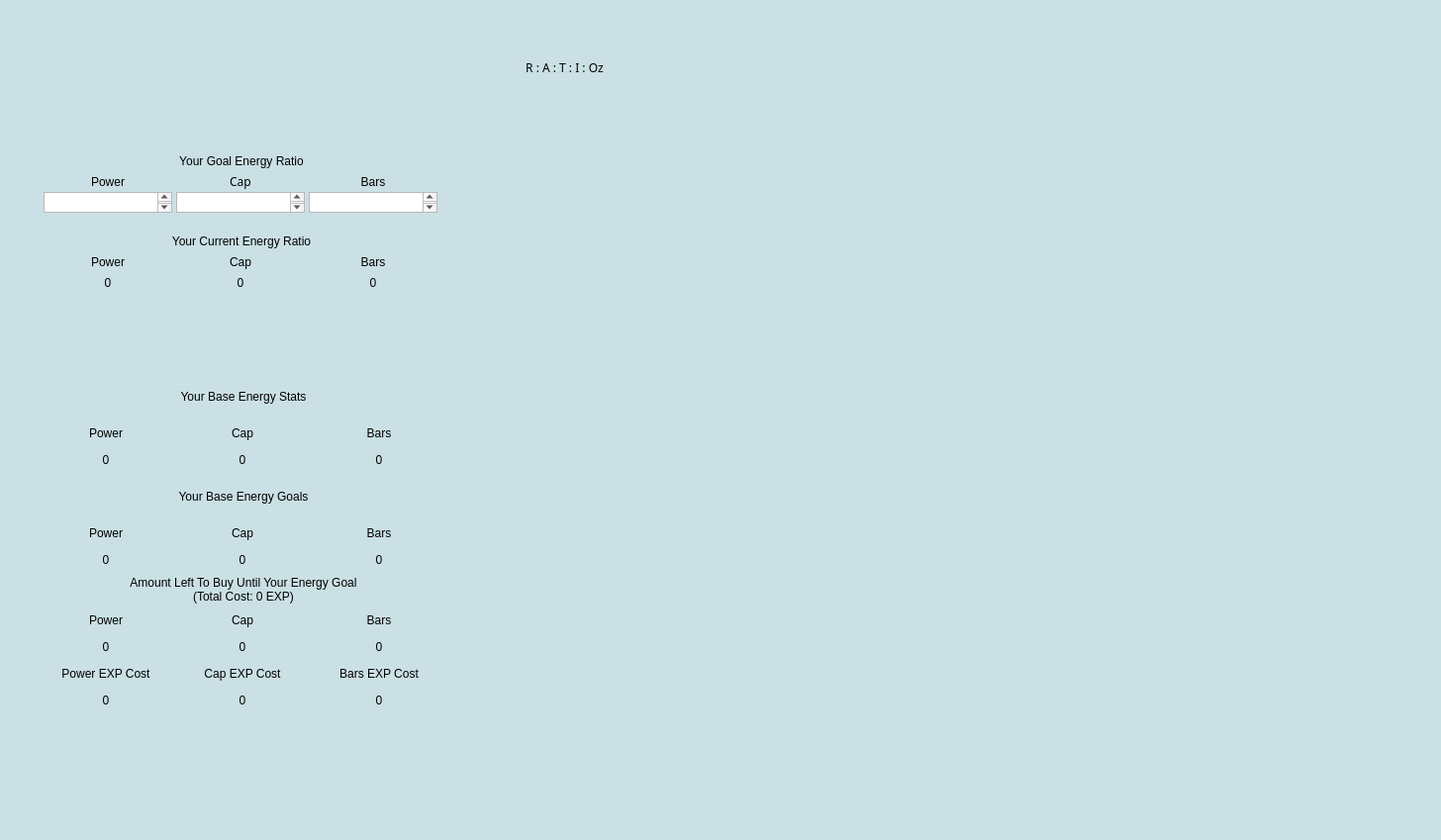
<?xml version="1.0" encoding="UTF-8"?>
<ui version="4.0">
 <class>Dialog</class>
 <widget class="QDialog" name="Dialog">
  <property name="geometry">
   <rect>
    <x>0</x>
    <y>0</y>
    <width>1456</width>
    <height>849</height>
   </rect>
  </property>
  <property name="font">
   <font>
    <pointsize>48</pointsize>
   </font>
  </property>
  <property name="windowTitle">
   <string>NGU-helper</string>
  </property>
  <property name="styleSheet">
   <string notr="true">QDialog{
background-color:rgb(202, 224, 228);
}

QLabel {
font-size: 12px;
}

QLabel[type_of_header=&quot;0&quot;] {
background-color: rgb(164, 124, 190);
font-size: 48px;
color:rgb(0,0,0);
font-family: &quot;Orbitron&quot;, sans-serif;
}

QLabel[type_of_header=&quot;1&quot;] {
background-color: rgb(153, 153, 151);
font-family: &quot;Comfortaa&quot;, sans-serif;
color:rgb(255,255,255);
}

QLabel[type_of_header=&quot;2&quot;] {
background-color: rgb(255, 229, 198);
font-family: &quot;Nunito&quot;, sans-serif;
color:rgb(0, 0, 0);
}</string>
  </property>
  <widget class="QLabel" name="label">
   <property name="geometry">
    <rect>
     <x>240</x>
     <y>30</y>
     <width>661</width>
     <height>77</height>
    </rect>
   </property>
   <property name="minimumSize">
    <size>
     <width>661</width>
     <height>77</height>
    </size>
   </property>
   <property name="font">
    <font>
     <family>Orbitron</family>
     <pointsize>-1</pointsize>
    </font>
   </property>
   <property name="styleSheet">
    <string notr="true"/>
   </property>
   <property name="text">
    <string>R : A : T : I : Oz</string>
   </property>
   <property name="alignment">
    <set>Qt::AlignmentFlag::AlignCenter</set>
   </property>
   <property name="type_of_header" stdset="0">
    <string>0</string>
   </property>
  </widget>
  <widget class="QWidget" name="">
   <property name="geometry">
    <rect>
     <x>40</x>
     <y>380</y>
     <width>412</width>
     <height>338</height>
    </rect>
   </property>
   <layout class="QVBoxLayout" name="verticalLayout_14">
    <item>
     <layout class="QVBoxLayout" name="verticalLayout_7">
      <item>
       <widget class="QLabel" name="header_3">
        <property name="text">
         <string>Your Base Energy Stats</string>
        </property>
        <property name="alignment">
         <set>Qt::AlignmentFlag::AlignCenter</set>
        </property>
        <property name="type_of_header" stdset="0">
         <string>1</string>
        </property>
       </widget>
      </item>
      <item>
       <layout class="QVBoxLayout" name="verticalLayout_6">
        <item>
         <layout class="QHBoxLayout" name="horizontalLayout_5">
          <item>
           <widget class="QLabel" name="label_14">
            <property name="minimumSize">
             <size>
              <width>130</width>
              <height>21</height>
             </size>
            </property>
            <property name="maximumSize">
             <size>
              <width>130</width>
              <height>21</height>
             </size>
            </property>
            <property name="text">
             <string>Power</string>
            </property>
            <property name="alignment">
             <set>Qt::AlignmentFlag::AlignCenter</set>
            </property>
            <property name="type_of_header" stdset="0">
             <string>2</string>
            </property>
           </widget>
          </item>
          <item>
           <widget class="QLabel" name="label_15">
            <property name="minimumSize">
             <size>
              <width>130</width>
              <height>21</height>
             </size>
            </property>
            <property name="maximumSize">
             <size>
              <width>130</width>
              <height>21</height>
             </size>
            </property>
            <property name="text">
             <string>Cap</string>
            </property>
            <property name="alignment">
             <set>Qt::AlignmentFlag::AlignCenter</set>
            </property>
            <property name="type_of_header" stdset="0">
             <string>2</string>
            </property>
           </widget>
          </item>
          <item>
           <widget class="QLabel" name="label_16">
            <property name="minimumSize">
             <size>
              <width>130</width>
              <height>21</height>
             </size>
            </property>
            <property name="maximumSize">
             <size>
              <width>130</width>
              <height>21</height>
             </size>
            </property>
            <property name="text">
             <string>Bars</string>
            </property>
            <property name="alignment">
             <set>Qt::AlignmentFlag::AlignCenter</set>
            </property>
            <property name="type_of_header" stdset="0">
             <string>2</string>
            </property>
           </widget>
          </item>
         </layout>
        </item>
        <item>
         <layout class="QHBoxLayout" name="horizontalLayout_6">
          <item>
           <widget class="QLabel" name="label_17">
            <property name="minimumSize">
             <size>
              <width>130</width>
              <height>21</height>
             </size>
            </property>
            <property name="maximumSize">
             <size>
              <width>130</width>
              <height>21</height>
             </size>
            </property>
            <property name="text">
             <string>0</string>
            </property>
            <property name="alignment">
             <set>Qt::AlignmentFlag::AlignCenter</set>
            </property>
           </widget>
          </item>
          <item>
           <widget class="QLabel" name="label_18">
            <property name="minimumSize">
             <size>
              <width>130</width>
              <height>21</height>
             </size>
            </property>
            <property name="maximumSize">
             <size>
              <width>130</width>
              <height>21</height>
             </size>
            </property>
            <property name="text">
             <string>0</string>
            </property>
            <property name="alignment">
             <set>Qt::AlignmentFlag::AlignCenter</set>
            </property>
           </widget>
          </item>
          <item>
           <widget class="QLabel" name="label_19">
            <property name="minimumSize">
             <size>
              <width>130</width>
              <height>21</height>
             </size>
            </property>
            <property name="maximumSize">
             <size>
              <width>130</width>
              <height>21</height>
             </size>
            </property>
            <property name="text">
             <string>0</string>
            </property>
            <property name="alignment">
             <set>Qt::AlignmentFlag::AlignCenter</set>
            </property>
           </widget>
          </item>
         </layout>
        </item>
       </layout>
      </item>
     </layout>
    </item>
    <item>
     <layout class="QVBoxLayout" name="verticalLayout_8">
      <item>
       <widget class="QLabel" name="header_4">
        <property name="text">
         <string>Your Base Energy Goals</string>
        </property>
        <property name="alignment">
         <set>Qt::AlignmentFlag::AlignCenter</set>
        </property>
        <property name="type_of_header" stdset="0">
         <string>1</string>
        </property>
       </widget>
      </item>
      <item>
       <layout class="QVBoxLayout" name="verticalLayout_9">
        <item>
         <layout class="QHBoxLayout" name="horizontalLayout_7">
          <item>
           <widget class="QLabel" name="label_21">
            <property name="minimumSize">
             <size>
              <width>130</width>
              <height>21</height>
             </size>
            </property>
            <property name="maximumSize">
             <size>
              <width>130</width>
              <height>21</height>
             </size>
            </property>
            <property name="text">
             <string>Power</string>
            </property>
            <property name="alignment">
             <set>Qt::AlignmentFlag::AlignCenter</set>
            </property>
            <property name="type_of_header" stdset="0">
             <string>2</string>
            </property>
           </widget>
          </item>
          <item>
           <widget class="QLabel" name="label_22">
            <property name="minimumSize">
             <size>
              <width>130</width>
              <height>21</height>
             </size>
            </property>
            <property name="maximumSize">
             <size>
              <width>130</width>
              <height>21</height>
             </size>
            </property>
            <property name="text">
             <string>Cap</string>
            </property>
            <property name="alignment">
             <set>Qt::AlignmentFlag::AlignCenter</set>
            </property>
            <property name="type_of_header" stdset="0">
             <string>2</string>
            </property>
           </widget>
          </item>
          <item>
           <widget class="QLabel" name="label_23">
            <property name="minimumSize">
             <size>
              <width>130</width>
              <height>21</height>
             </size>
            </property>
            <property name="maximumSize">
             <size>
              <width>130</width>
              <height>21</height>
             </size>
            </property>
            <property name="text">
             <string>Bars</string>
            </property>
            <property name="alignment">
             <set>Qt::AlignmentFlag::AlignCenter</set>
            </property>
            <property name="type_of_header" stdset="0">
             <string>2</string>
            </property>
           </widget>
          </item>
         </layout>
        </item>
        <item>
         <layout class="QHBoxLayout" name="horizontalLayout_8">
          <item>
           <widget class="QLabel" name="label_24">
            <property name="minimumSize">
             <size>
              <width>130</width>
              <height>21</height>
             </size>
            </property>
            <property name="maximumSize">
             <size>
              <width>130</width>
              <height>21</height>
             </size>
            </property>
            <property name="text">
             <string>0</string>
            </property>
            <property name="alignment">
             <set>Qt::AlignmentFlag::AlignCenter</set>
            </property>
           </widget>
          </item>
          <item>
           <widget class="QLabel" name="label_25">
            <property name="minimumSize">
             <size>
              <width>130</width>
              <height>21</height>
             </size>
            </property>
            <property name="maximumSize">
             <size>
              <width>130</width>
              <height>21</height>
             </size>
            </property>
            <property name="text">
             <string>0</string>
            </property>
            <property name="alignment">
             <set>Qt::AlignmentFlag::AlignCenter</set>
            </property>
           </widget>
          </item>
          <item>
           <widget class="QLabel" name="label_26">
            <property name="minimumSize">
             <size>
              <width>130</width>
              <height>21</height>
             </size>
            </property>
            <property name="maximumSize">
             <size>
              <width>130</width>
              <height>21</height>
             </size>
            </property>
            <property name="text">
             <string>0</string>
            </property>
            <property name="alignment">
             <set>Qt::AlignmentFlag::AlignCenter</set>
            </property>
           </widget>
          </item>
         </layout>
        </item>
       </layout>
      </item>
     </layout>
    </item>
    <item>
     <layout class="QVBoxLayout" name="verticalLayout_13">
      <item>
       <widget class="QLabel" name="header_5">
        <property name="text">
         <string>Amount Left To Buy Until Your Energy Goal
(Total Cost: 0 EXP)</string>
        </property>
        <property name="alignment">
         <set>Qt::AlignmentFlag::AlignCenter</set>
        </property>
        <property name="type_of_header" stdset="0">
         <string>1</string>
        </property>
       </widget>
      </item>
      <item>
       <layout class="QVBoxLayout" name="verticalLayout_12">
        <item>
         <layout class="QVBoxLayout" name="verticalLayout_10">
          <item>
           <layout class="QHBoxLayout" name="horizontalLayout_11">
            <item>
             <widget class="QLabel" name="label_28">
              <property name="minimumSize">
               <size>
                <width>130</width>
                <height>21</height>
               </size>
              </property>
              <property name="maximumSize">
               <size>
                <width>130</width>
                <height>21</height>
               </size>
              </property>
              <property name="text">
               <string>Power</string>
              </property>
              <property name="alignment">
               <set>Qt::AlignmentFlag::AlignCenter</set>
              </property>
              <property name="type_of_header" stdset="0">
               <string>2</string>
              </property>
             </widget>
            </item>
            <item>
             <widget class="QLabel" name="label_29">
              <property name="minimumSize">
               <size>
                <width>130</width>
                <height>21</height>
               </size>
              </property>
              <property name="maximumSize">
               <size>
                <width>130</width>
                <height>21</height>
               </size>
              </property>
              <property name="text">
               <string>Cap</string>
              </property>
              <property name="alignment">
               <set>Qt::AlignmentFlag::AlignCenter</set>
              </property>
              <property name="type_of_header" stdset="0">
               <string>2</string>
              </property>
             </widget>
            </item>
            <item>
             <widget class="QLabel" name="label_30">
              <property name="minimumSize">
               <size>
                <width>130</width>
                <height>21</height>
               </size>
              </property>
              <property name="maximumSize">
               <size>
                <width>130</width>
                <height>21</height>
               </size>
              </property>
              <property name="text">
               <string>Bars</string>
              </property>
              <property name="alignment">
               <set>Qt::AlignmentFlag::AlignCenter</set>
              </property>
              <property name="type_of_header" stdset="0">
               <string>2</string>
              </property>
             </widget>
            </item>
           </layout>
          </item>
          <item>
           <layout class="QHBoxLayout" name="horizontalLayout_12">
            <item>
             <widget class="QLabel" name="label_31">
              <property name="minimumSize">
               <size>
                <width>130</width>
                <height>21</height>
               </size>
              </property>
              <property name="maximumSize">
               <size>
                <width>130</width>
                <height>21</height>
               </size>
              </property>
              <property name="text">
               <string>0</string>
              </property>
              <property name="alignment">
               <set>Qt::AlignmentFlag::AlignCenter</set>
              </property>
             </widget>
            </item>
            <item>
             <widget class="QLabel" name="label_32">
              <property name="minimumSize">
               <size>
                <width>130</width>
                <height>21</height>
               </size>
              </property>
              <property name="maximumSize">
               <size>
                <width>130</width>
                <height>21</height>
               </size>
              </property>
              <property name="text">
               <string>0</string>
              </property>
              <property name="alignment">
               <set>Qt::AlignmentFlag::AlignCenter</set>
              </property>
             </widget>
            </item>
            <item>
             <widget class="QLabel" name="label_33">
              <property name="minimumSize">
               <size>
                <width>130</width>
                <height>21</height>
               </size>
              </property>
              <property name="maximumSize">
               <size>
                <width>130</width>
                <height>21</height>
               </size>
              </property>
              <property name="text">
               <string>0</string>
              </property>
              <property name="alignment">
               <set>Qt::AlignmentFlag::AlignCenter</set>
              </property>
             </widget>
            </item>
           </layout>
          </item>
         </layout>
        </item>
        <item>
         <layout class="QVBoxLayout" name="verticalLayout_11">
          <item>
           <layout class="QHBoxLayout" name="horizontalLayout_13">
            <item>
             <widget class="QLabel" name="label_34">
              <property name="minimumSize">
               <size>
                <width>130</width>
                <height>21</height>
               </size>
              </property>
              <property name="maximumSize">
               <size>
                <width>130</width>
                <height>21</height>
               </size>
              </property>
              <property name="text">
               <string>Power EXP Cost</string>
              </property>
              <property name="alignment">
               <set>Qt::AlignmentFlag::AlignCenter</set>
              </property>
              <property name="type_of_header" stdset="0">
               <string>2</string>
              </property>
             </widget>
            </item>
            <item>
             <widget class="QLabel" name="label_35">
              <property name="minimumSize">
               <size>
                <width>130</width>
                <height>21</height>
               </size>
              </property>
              <property name="maximumSize">
               <size>
                <width>130</width>
                <height>21</height>
               </size>
              </property>
              <property name="text">
               <string>Cap EXP Cost</string>
              </property>
              <property name="alignment">
               <set>Qt::AlignmentFlag::AlignCenter</set>
              </property>
              <property name="type_of_header" stdset="0">
               <string>2</string>
              </property>
             </widget>
            </item>
            <item>
             <widget class="QLabel" name="label_36">
              <property name="minimumSize">
               <size>
                <width>130</width>
                <height>21</height>
               </size>
              </property>
              <property name="maximumSize">
               <size>
                <width>130</width>
                <height>21</height>
               </size>
              </property>
              <property name="text">
               <string>Bars EXP Cost</string>
              </property>
              <property name="alignment">
               <set>Qt::AlignmentFlag::AlignCenter</set>
              </property>
              <property name="type_of_header" stdset="0">
               <string>2</string>
              </property>
             </widget>
            </item>
           </layout>
          </item>
          <item>
           <layout class="QHBoxLayout" name="horizontalLayout_14">
            <item>
             <widget class="QLabel" name="label_37">
              <property name="minimumSize">
               <size>
                <width>130</width>
                <height>21</height>
               </size>
              </property>
              <property name="maximumSize">
               <size>
                <width>130</width>
                <height>21</height>
               </size>
              </property>
              <property name="text">
               <string>0</string>
              </property>
              <property name="alignment">
               <set>Qt::AlignmentFlag::AlignCenter</set>
              </property>
             </widget>
            </item>
            <item>
             <widget class="QLabel" name="label_38">
              <property name="minimumSize">
               <size>
                <width>130</width>
                <height>21</height>
               </size>
              </property>
              <property name="maximumSize">
               <size>
                <width>130</width>
                <height>21</height>
               </size>
              </property>
              <property name="text">
               <string>0</string>
              </property>
              <property name="alignment">
               <set>Qt::AlignmentFlag::AlignCenter</set>
              </property>
             </widget>
            </item>
            <item>
             <widget class="QLabel" name="label_39">
              <property name="minimumSize">
               <size>
                <width>130</width>
                <height>21</height>
               </size>
              </property>
              <property name="maximumSize">
               <size>
                <width>130</width>
                <height>21</height>
               </size>
              </property>
              <property name="text">
               <string>0</string>
              </property>
              <property name="alignment">
               <set>Qt::AlignmentFlag::AlignCenter</set>
              </property>
             </widget>
            </item>
           </layout>
          </item>
         </layout>
        </item>
       </layout>
      </item>
     </layout>
    </item>
   </layout>
  </widget>
  <widget class="QWidget" name="">
   <property name="geometry">
    <rect>
     <x>40</x>
     <y>140</y>
     <width>408</width>
     <height>170</height>
    </rect>
   </property>
   <layout class="QVBoxLayout" name="verticalLayout_2">
    <item>
     <layout class="QVBoxLayout" name="verticalLayout_5">
      <property name="spacing">
       <number>0</number>
      </property>
      <item>
       <widget class="QLabel" name="header_1">
        <property name="minimumSize">
         <size>
          <width>395</width>
          <height>21</height>
         </size>
        </property>
        <property name="maximumSize">
         <size>
          <width>16777215</width>
          <height>21</height>
         </size>
        </property>
        <property name="text">
         <string>Your Goal Energy Ratio</string>
        </property>
        <property name="alignment">
         <set>Qt::AlignmentFlag::AlignCenter</set>
        </property>
        <property name="type_of_header" stdset="0">
         <string>1</string>
        </property>
       </widget>
      </item>
      <item>
       <layout class="QHBoxLayout" name="horizontalLayout_9">
        <property name="spacing">
         <number>0</number>
        </property>
        <item>
         <widget class="QLabel" name="label_3">
          <property name="minimumSize">
           <size>
            <width>130</width>
            <height>21</height>
           </size>
          </property>
          <property name="maximumSize">
           <size>
            <width>130</width>
            <height>21</height>
           </size>
          </property>
          <property name="autoFillBackground">
           <bool>false</bool>
          </property>
          <property name="styleSheet">
           <string notr="true"/>
          </property>
          <property name="text">
           <string>Power</string>
          </property>
          <property name="alignment">
           <set>Qt::AlignmentFlag::AlignCenter</set>
          </property>
          <property name="type_of_header" stdset="0">
           <string>2</string>
          </property>
         </widget>
        </item>
        <item>
         <widget class="QLabel" name="label_5">
          <property name="minimumSize">
           <size>
            <width>130</width>
            <height>21</height>
           </size>
          </property>
          <property name="maximumSize">
           <size>
            <width>130</width>
            <height>21</height>
           </size>
          </property>
          <property name="font">
           <font>
            <family>Nunito</family>
            <pointsize>-1</pointsize>
            <bold>false</bold>
           </font>
          </property>
          <property name="autoFillBackground">
           <bool>false</bool>
          </property>
          <property name="styleSheet">
           <string notr="true"/>
          </property>
          <property name="text">
           <string>Cap</string>
          </property>
          <property name="alignment">
           <set>Qt::AlignmentFlag::AlignCenter</set>
          </property>
          <property name="type_of_header" stdset="0">
           <string>2</string>
          </property>
         </widget>
        </item>
        <item>
         <widget class="QLabel" name="label_4">
          <property name="minimumSize">
           <size>
            <width>130</width>
            <height>21</height>
           </size>
          </property>
          <property name="maximumSize">
           <size>
            <width>130</width>
            <height>21</height>
           </size>
          </property>
          <property name="autoFillBackground">
           <bool>false</bool>
          </property>
          <property name="text">
           <string>Bars</string>
          </property>
          <property name="alignment">
           <set>Qt::AlignmentFlag::AlignCenter</set>
          </property>
          <property name="type_of_header" stdset="0">
           <string>2</string>
          </property>
         </widget>
        </item>
       </layout>
      </item>
      <item>
       <layout class="QHBoxLayout" name="horizontalLayout_10">
        <item>
         <widget class="QPlainTextEdit" name="TextEdit_power">
          <property name="minimumSize">
           <size>
            <width>130</width>
            <height>21</height>
           </size>
          </property>
          <property name="maximumSize">
           <size>
            <width>130</width>
            <height>21</height>
           </size>
          </property>
         </widget>
        </item>
        <item>
         <widget class="QPlainTextEdit" name="TextEdit_cap">
          <property name="minimumSize">
           <size>
            <width>130</width>
            <height>21</height>
           </size>
          </property>
          <property name="maximumSize">
           <size>
            <width>130</width>
            <height>21</height>
           </size>
          </property>
         </widget>
        </item>
        <item>
         <widget class="QPlainTextEdit" name="TextEdit_bars">
          <property name="minimumSize">
           <size>
            <width>130</width>
            <height>21</height>
           </size>
          </property>
          <property name="maximumSize">
           <size>
            <width>130</width>
            <height>21</height>
           </size>
          </property>
         </widget>
        </item>
       </layout>
      </item>
     </layout>
    </item>
    <item>
     <layout class="QVBoxLayout" name="verticalLayout">
      <property name="spacing">
       <number>0</number>
      </property>
      <item>
       <widget class="QLabel" name="header_2">
        <property name="minimumSize">
         <size>
          <width>395</width>
          <height>21</height>
         </size>
        </property>
        <property name="maximumSize">
         <size>
          <width>16777215</width>
          <height>21</height>
         </size>
        </property>
        <property name="text">
         <string>Your Current Energy Ratio</string>
        </property>
        <property name="alignment">
         <set>Qt::AlignmentFlag::AlignCenter</set>
        </property>
        <property name="type_of_header" stdset="0">
         <string>1</string>
        </property>
       </widget>
      </item>
      <item>
       <layout class="QHBoxLayout" name="horizontalLayout_2">
        <item>
         <widget class="QLabel" name="label_6">
          <property name="minimumSize">
           <size>
            <width>130</width>
            <height>21</height>
           </size>
          </property>
          <property name="maximumSize">
           <size>
            <width>130</width>
            <height>21</height>
           </size>
          </property>
          <property name="text">
           <string>Power</string>
          </property>
          <property name="alignment">
           <set>Qt::AlignmentFlag::AlignCenter</set>
          </property>
          <property name="type_of_header" stdset="0">
           <string>2</string>
          </property>
         </widget>
        </item>
        <item>
         <widget class="QLabel" name="label_7">
          <property name="minimumSize">
           <size>
            <width>130</width>
            <height>21</height>
           </size>
          </property>
          <property name="maximumSize">
           <size>
            <width>130</width>
            <height>21</height>
           </size>
          </property>
          <property name="text">
           <string>Cap</string>
          </property>
          <property name="alignment">
           <set>Qt::AlignmentFlag::AlignCenter</set>
          </property>
          <property name="type_of_header" stdset="0">
           <string>2</string>
          </property>
         </widget>
        </item>
        <item>
         <widget class="QLabel" name="label_8">
          <property name="minimumSize">
           <size>
            <width>130</width>
            <height>21</height>
           </size>
          </property>
          <property name="maximumSize">
           <size>
            <width>130</width>
            <height>21</height>
           </size>
          </property>
          <property name="text">
           <string>Bars</string>
          </property>
          <property name="alignment">
           <set>Qt::AlignmentFlag::AlignCenter</set>
          </property>
          <property name="type_of_header" stdset="0">
           <string>2</string>
          </property>
         </widget>
        </item>
       </layout>
      </item>
      <item>
       <layout class="QHBoxLayout" name="horizontalLayout">
        <item>
         <widget class="QLabel" name="CE_power">
          <property name="minimumSize">
           <size>
            <width>130</width>
            <height>21</height>
           </size>
          </property>
          <property name="maximumSize">
           <size>
            <width>130</width>
            <height>21</height>
           </size>
          </property>
          <property name="text">
           <string>0</string>
          </property>
          <property name="alignment">
           <set>Qt::AlignmentFlag::AlignCenter</set>
          </property>
         </widget>
        </item>
        <item>
         <widget class="QLabel" name="CE_cap">
          <property name="minimumSize">
           <size>
            <width>130</width>
            <height>21</height>
           </size>
          </property>
          <property name="maximumSize">
           <size>
            <width>130</width>
            <height>21</height>
           </size>
          </property>
          <property name="text">
           <string>0</string>
          </property>
          <property name="alignment">
           <set>Qt::AlignmentFlag::AlignCenter</set>
          </property>
         </widget>
        </item>
        <item>
         <widget class="QLabel" name="CE_bars">
          <property name="minimumSize">
           <size>
            <width>130</width>
            <height>21</height>
           </size>
          </property>
          <property name="maximumSize">
           <size>
            <width>130</width>
            <height>21</height>
           </size>
          </property>
          <property name="text">
           <string>0</string>
          </property>
          <property name="alignment">
           <set>Qt::AlignmentFlag::AlignCenter</set>
          </property>
         </widget>
        </item>
       </layout>
      </item>
     </layout>
    </item>
   </layout>
  </widget>
 </widget>
 <resources/>
 <connections/>
</ui>
